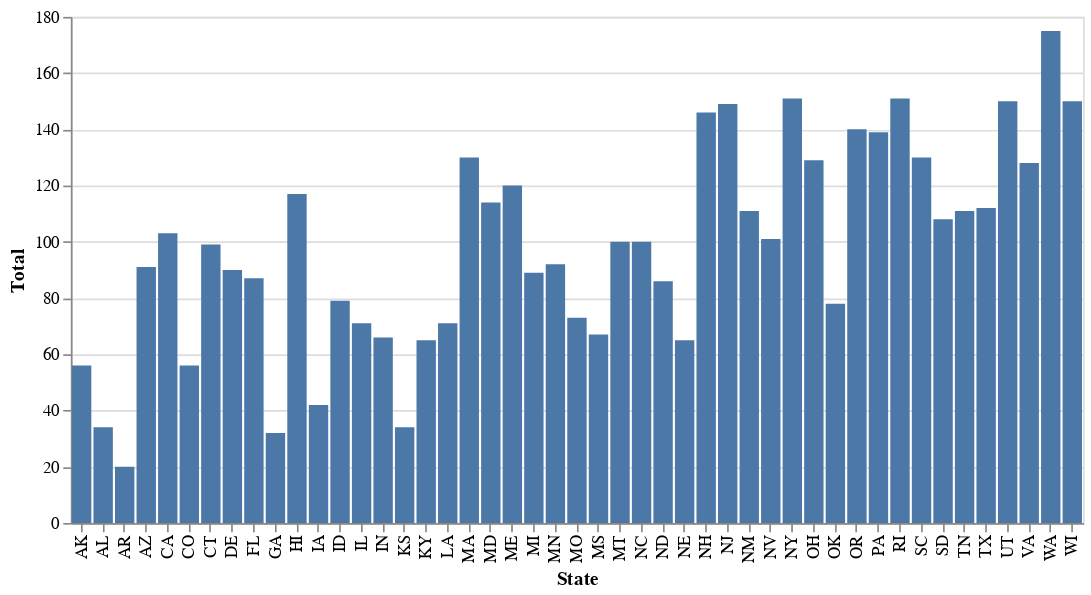

Here is the notebook cell this chart was saved with:
### Markdown cell above
This is our finalized data set. This data set shows each state's individual rank in each of our chosen conditions. Then, we added up each of these values to receive their total rank. The better a state's conditions are for a post-grad life, the lower the state's total score is. After speaking with my post-grads we have deteremined that an ideal post-grade environment would have a low level of crime, a low cost of living, a younger average age, and a high level of diversity which is reflected by our data.

### Code cell
import altair as alt
alt.Chart(merged_df).mark_bar().encode(x='State', y='Total').properties(width=600)

### Figure 1 — Vega-Lite specification as saved in the notebook (floating-point values rounded to 4 significant figures)
{"config": {"view": {"continuousWidth": 400, "continuousHeight": 300}}, "data": {"name": "data-411af6177a014dda0d2e967ed4793461"}, "mark": "bar", "encoding": {"x": {"field": "State", "type": "nominal"}, "y": {"field": "Total", "type": "quantitative"}}, "width": 600, "$schema": "https://vega.github.io/schema/vega-lite/v4.17.0.json", "datasets": {"data-411af6177a014dda0d2e967ed4793461": [{"State": "AR", "Living Cost": 9.0, "Crime": 3, "Age": 2, "Diversity": 6, "Total": 20.0}, {"State": "GA", "Living Cost": 12.0, "Crime": 9, "Age": 10, "Diversity": 1, "Total": 32.0}, {"State": "KS", "Living Cost": 3.0, "Crime": 15, "Age": 16, "Diversity": 0, "Total": 34.0}, {"State": "AL", "Living Cost": 5.0, "Crime": 0, "Age": 1, "Diversity": 28, "Total": 34.0}, {"State": "IA", "Living Cost": 6.0, "Crime": 14, "Age": 12, "Diversity": 10, "Total": 42.0}, {"State": "CO", "Living Cost": 35.0, "Crime": 5, "Age": 5, "Diversity": 11, "Total": 56.0}, {"State": "AK", "Living Cost": 47.0, "Crime": 1, "Age": 0, "Diversity": 8, "Total": 56.0}, {"State": "KY", "Living Cost": 18.0, "Crime": 16, "Age": 17, "Diversity": 14, "Total": 65.0}, {"State": "NE", "Living Cost": 7.0, "Crime": 26, "Age": 29, "Diversity": 3, "Total": 65.0}, {"State": "IN", "Living Cost": 13.0, "Crime": 13, "Age": 15, "Diversity": 25, "Total": 66.0}, {"State": "MS", "Living Cost": 1.0, "Crime": 23, "Age": 25, "Diversity": 18, "Total": 67.0}, {"State": "IL", "Living Cost": 11.0, "Crime": 12, "Age": 14, "Diversity": 34, "Total": 71.0}, {"State": "LA", "Living Cost": 14.0, "Crime": 17, "Age": 18, "Diversity": 22, "Total": 71.0}, {"State": "MO", "Living Cost": 4.0, "Crime": 24, "Age": 24, "Diversity": 21, "Total": 73.0}, {"State": "OK", "Living Cost": 2.0, "Crime": 35, "Age": 36, "Diversity": 5, "Total": 78.0}, {"State": "ID", "Living Cost": 36.0, "Crime": 11, "Age": 13, "Diversity": 19, "Total": 79.0}, {"State": "ND", "Living Cost": 23.0, "Crime": 33, "Age": 28, "Diversity": 2, "Total": 86.0}, {"State": "FL", "Living Cost": 31.0, "Crime": 8, "Age": 9, "Diversity": 39, "Total": 87.0}, {"State": "MI", "Living Cost": 15.0, "Crime": 21, "Age": 22, "Diversity": 31, "Total": 89.0}, {"State": "DE", "Living Cost": 32.0, "Crime": 7, "Age": 8, "Diversity": 43, "Total": 90.0}, {"State": "AZ", "Living Cost": 37.0, "Crime": 2, "Age": 3, "Diversity": 49, "Total": 91.0}, {"State": "MN", "Living Cost": 21.0, "Crime": 22, "Age": 23, "Diversity": 26, "Total": 92.0}, {"State": "CT", "Living Cost": 40.0, "Crime": 6, "Age": 6, "Diversity": 47, "Total": 99.0}, {"State": "MT", "Living Cost": 34.0, "Crime": 25, "Age": 26, "Diversity": 15, "Total": 100.0}, {"State": "NC", "Living Cost": 25.0, "Crime": 32, "Age": 27, "Diversity": 16, "Total": 100.0}, {"State": "NV", "Living Cost": 29.0, "Crime": 27, "Age": 33, "Diversity": 12, "Total": 101.0}, {"State": "CA", "Living Cost": 49.0, "Crime": 4, "Age": 4, "Diversity": 46, "Total": 103.0}, {"State": "SD", "Living Cost": 19.0, "Crime": 40, "Age": 42, "Diversity": 7, "Total": 108.0}, {"State": "TN", "Living Cost": 10.0, "Crime": 41, "Age": 43, "Diversity": 17, "Total": 111.0}, {"State": "NM", "Living Cost": 22.0, "Crime": 30, "Age": 32, "Diversity": 27, "Total": 111.0}, {"State": "TX", "Living Cost": 17.0, "Crime": 42, "Age": 44, "Diversity": 9, "Total": 112.0}, {"State": "MD", "Living Cost": 46.0, "Crime": 19, "Age": 20, "Diversity": 29, "Total": 114.0}, {"State": "HI", "Living Cost": 52.0, "Crime": 10, "Age": 11, "Diversity": 44, "Total": 117.0}, {"State": "ME", "Living Cost": 39.0, "Crime": 18, "Age": 21, "Diversity": 42, "Total": 120.0}, {"State": "VA", "Living Cost": 33.0, "Crime": 45, "Age": 46, "Diversity": 4, "Total": 128.0}, {"State": "OH", "Living Cost": 20.0, "Crime": 34, "Age": 35, "Diversity": 40, "Total": 129.0}, {"State": "MA", "Living Cost": 50.0, "Crime": 20, "Age": 19, "Diversity": 41, "Total": 130.0}, {"State": "SC", "Living Cost": 26.0, "Crime": 39, "Age": 41, "Diversity": 24, "Total": 130.0}, {"State": "PA", "Living Cost": 28.0, "Crime": 37, "Age": 38, "Diversity": 36, "Total": 139.0}, {"State": "OR", "Living Cost": 44.0, "Crime": 36, "Age": 37, "Diversity": 23, "Total": 140.0}, {"State": "NH", "Living Cost": 43.0, "Crime": 28, "Age": 30, "Diversity": 45, "Total": 146.0}, {"State": "NJ", "Living Cost": 41.0, "Crime": 29, "Age": 31, "Diversity": 48, "Total": 149.0}, {"State": "UT", "Living Cost": 30.0, "Crime": 43, "Age": 45, "Diversity": 32, "Total": 150.0}, {"State": "WI", "Living Cost": 24.0, "Crime": 48, "Age": 48, "Diversity": 30, "Total": 150.0}, {"State": "RI", "Living Cost": 38.0, "Crime": 38, "Age": 40, "Diversity": 35, "Total": 151.0}, {"State": "NY", "Living Cost": 48.0, "Crime": 31, "Age": 34, "Diversity": 38, "Total": 151.0}, {"State": "WA", "Living Cost": 45.0, "Crime": 46, "Age": 47, "Diversity": 37, "Total": 175.0}]}}
